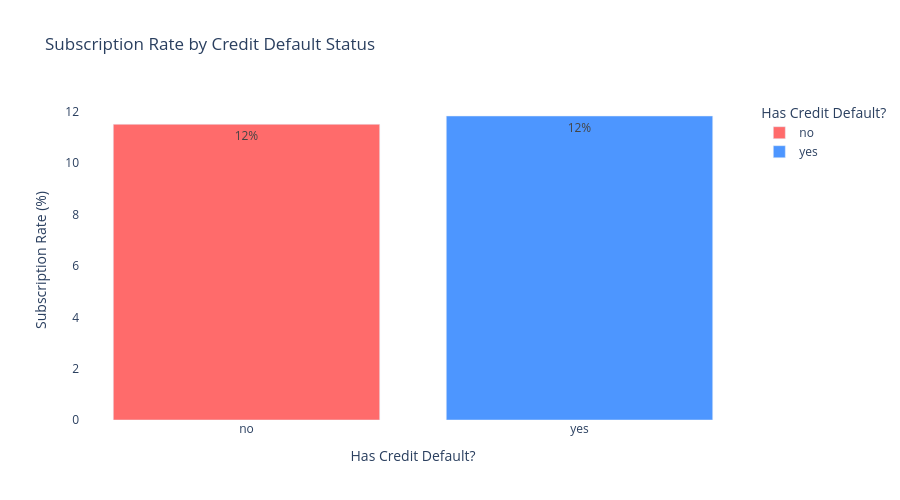

The code cell stored with this chart in its notebook:
### Code cell
# We group by 'default' and find the percentage of 'yes' in 'subscribed'
df_rates = (
    df.groupby('default')['y']
    .value_counts(normalize=True)  # Get proportions (0.0 to 1.0)
    .rename('percentage')
    .reset_index()
)

# Multiply by 100 to get clean percentage numbers
df_rates['percentage'] = df_rates['percentage'] * 100

# Filter to only look at the 'yes' subscription rates
df_subscription_rate = df_rates[df_rates['y'] == 'yes']

# Create the bar chart using Plotly Express
fig = px.bar(
    df_subscription_rate, 
    x='default', 
    y='percentage',
    text='percentage',
    title='Subscription Rate by Credit Default Status',
    labels={'default': 'Has Credit Default?', 'percentage': 'Subscription Rate (%)'},
    color='default', height=500,
    color_discrete_sequence=["#FF6B6B", "#4D96FF", "#6BCB77"]
)
# Format the percentage text on top of the bars
fig.update_traces(texttemplate='%{text:.0f}%',  # Rounds the bar text to 2 decimals
        hovertemplate='%{x}<br>Conversion: %{y:.0f}%'  # Rounds the hover text
                 )
# Hide grid lines for both axes
fig.update_xaxes(showgrid=False)
fig.update_yaxes(showgrid=False)

# Hide the background by setting transparency
fig.update_layout(
    plot_bgcolor="rgba(0, 0, 0, 0)",
    paper_bgcolor="rgba(0, 0, 0, 0)"
) 

# Display the chart
fig.show()

### Figure 1 — Plotly figure (JSON) as saved in the notebook; plotly's stock layout.template omitted (floating-point values rounded to 4 significant figures)
{"data": [{"hovertemplate": "%{x}<br>Conversion: %{y:.0f}%", "legendgroup": "no", "marker": {"color": "#FF6B6B", "pattern": {"shape": ""}}, "name": "no", "orientation": "v", "showlegend": true, "text": [11.52], "textposition": "auto", "texttemplate": "%{text:.0f}%", "type": "bar", "x": ["no"], "xaxis": "x", "y": [11.52], "yaxis": "y"}, {"hovertemplate": "%{x}<br>Conversion: %{y:.0f}%", "legendgroup": "yes", "marker": {"color": "#4D96FF", "pattern": {"shape": ""}}, "name": "yes", "orientation": "v", "showlegend": true, "text": [11.84], "textposition": "auto", "texttemplate": "%{text:.0f}%", "type": "bar", "x": ["yes"], "xaxis": "x", "y": [11.84], "yaxis": "y"}], "layout": {"barmode": "relative", "height": 500, "legend": {"title": {"text": "Has Credit Default?"}, "tracegroupgap": 0}, "paper_bgcolor": "rgba(0, 0, 0, 0)", "plot_bgcolor": "rgba(0, 0, 0, 0)", "title": {"text": "Subscription Rate by Credit Default Status"}, "xaxis": {"anchor": "y", "categoryarray": ["no", "yes"], "categoryorder": "array", "domain": [0, 1], "showgrid": false, "title": {"text": "Has Credit Default?"}}, "yaxis": {"anchor": "x", "domain": [0, 1], "showgrid": false, "title": {"text": "Subscription Rate (%)"}}}}
